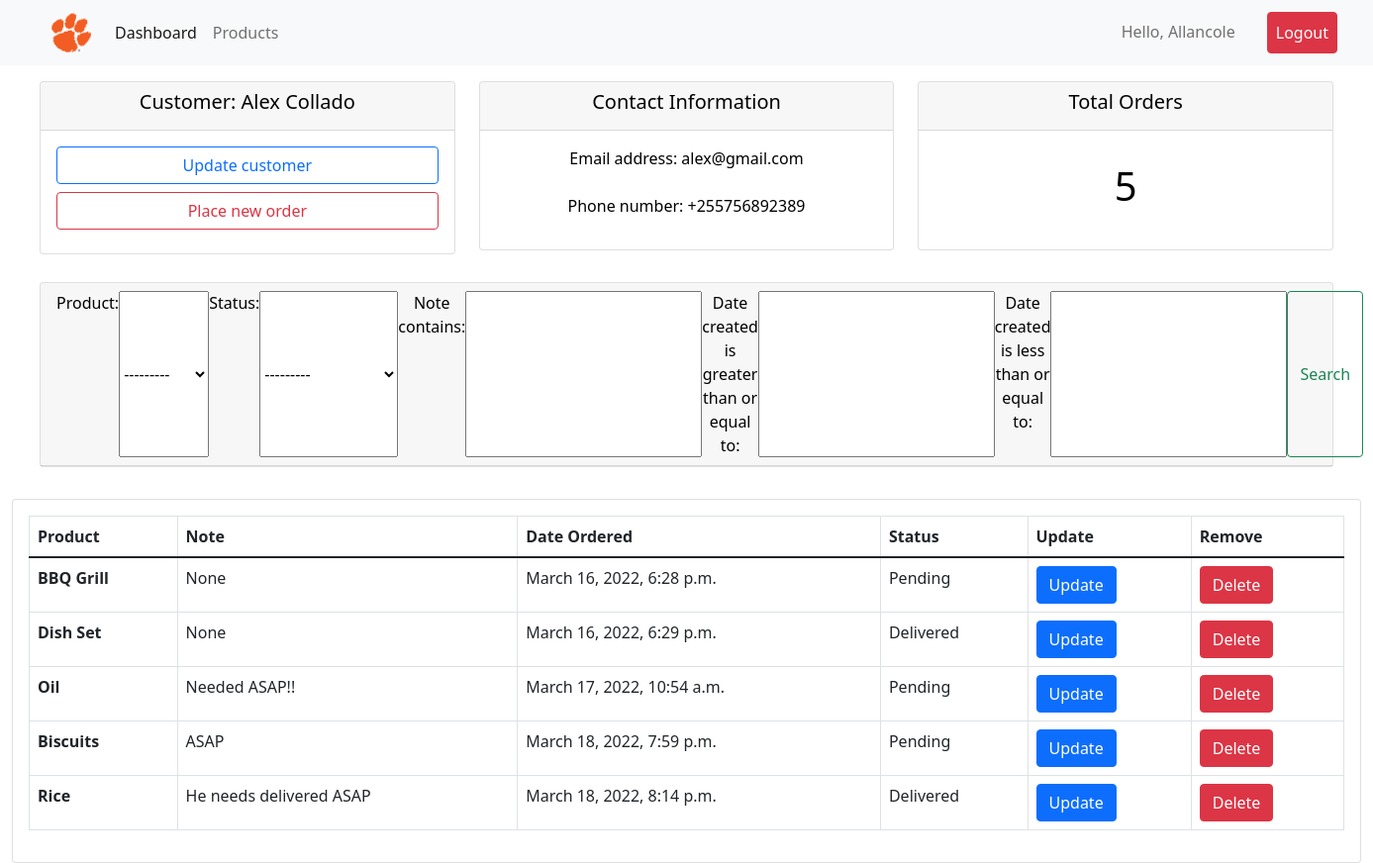
The app's page /customer/2/ (signed in), older data.
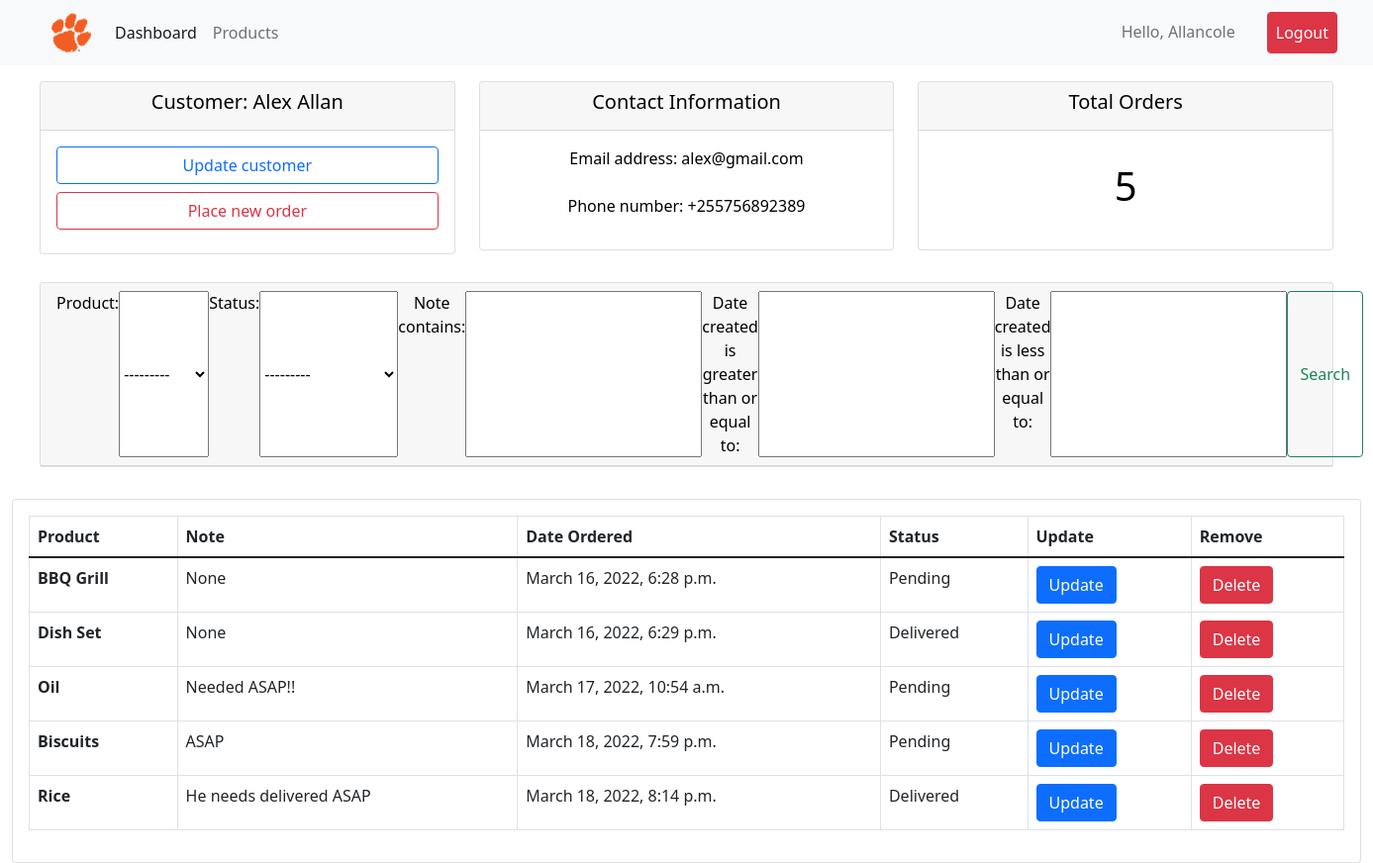
The same page, newer data.
### accounts/models.py (models this page shows, shortened)
class Customer(models.Model):
    user = models.OneToOneField(User, null=True, blank=True, on_delete=models.CASCADE)
    name = models.CharField(max_length=200, null=True)
    phone = models.CharField(max_length=200, null=True)
    email = models.EmailField(max_length=200, unique=True, null=True)
    profile_pic = models.ImageField(default="user-1.png", null=True, blank=True)
    date_created = models.DateTimeField(auto_now_add=True, null=True )

### accounts/decorators.py (the view)
        def wrapper_func(request, *args, **kwargs):
            print(allowed_roles)
            group = None
            if request.user.groups.exists():
                group = request.user.groups.all()[0].name
                print(group)
            if group in allowed_roles:
                return view_func(request, *args, **kwargs)
            else:
                return HttpResponse('Not allowed here..')

### accounts/models.py (called while the page is built)
    def __str__(self):
        return self.name

### accounts/views.py (called while the page is built)
@login_required(login_url='login')
@allowed_users(allowed_roles=['admin'])
def customers(request, pk):
    customers = Customer.objects.get(id=pk)
    customer_orders = customers.order_set.all()
    myFilter = OrderFilter(request.GET, queryset=customer_orders)
    customer_orders = myFilter.qs
    context = {
        'customers': customers,
        'customer_orders': customer_orders,
        'myFilter': myFilter,
        }
    return render(request, 'accounts/customers.html', context)

### accounts/templates/accounts/customers.html
{% extends 'base.html' %}
{% block content %}
<div class="row m-3">
    <div class="col">
        <div class="col-md">
            <div class="card text-center text-black mb-1" id="total-order">
                <div class="card-header">
                    <h5 class="card-title">Customer: {{ customers.name }} </h5>
                </div>
                <div class="card-body">
                    <h3 class="card-title d-grid gap-2">
                        <a class="btn btn-outline-primary btn-block" href="#" role="button">Update customer</a>
                        <a class="btn btn-outline-danger btn-block" href="{% url 'create-order' customers.id %}" role="button">Place new order</a>
                    </h3>
                </div>
            </div>
        </div>
    </div>
    <div class="col">
        <div class="col-md">
            <div class="card text-center text-black mb-3" id="total-order">
                <div class="card-header">
                    <h5 class="card-title">Contact Information</h5>
                </div>
                <div class="card-body d-grid gap-2 text-center">
                        <p>Email address: {{ customers.email }}</p>
                        <p>Phone number: {{ customers.phone }}</p>
                </div>
            </div>
        </div>
    </div>
    <div class="col">
        <div class="col-md">
            <div class="card text-center text-black mb-3" id="total-order">
                <div class="card-header">
                    <h5 class="card-title">Total Orders</h5>
                </div>
                <div class="card-body">
                    <h1 class="card-title p-3">{{customer_orders.count}}</h1>
                </div>
            </div>
        </div>
    </div>
</div>
<div class="row m-3">
    <div class="col">
        <div class="col-md">
            <div class="card text-center text-black mb-3" id="total-order">
                <div class="card-header">
                    <form class="d-flex" method="get">
                        {{myFilter.form}}
                        <button class="btn btn-outline-success" type="submit">Search</button>
                    </form>
                </div>
            </div>
        </div>
    </div>
</div>
<div class="card card-body">
    <table class="table table-bordered">
        <thead>
          <tr>
            <th scope="col">Product</th>
            <th scope="col">Note</th>
            <th scope="col">Date Ordered</th>
            <th scope="col">Status</th>
            <th scope="col">Update</th>
            <th scope="col">Remove</th>
          </tr>
        </thead>
        <tbody>
        {% for customer_order in customer_orders %}
          <tr>
            <th scope="row">{{customer_order.product}}</th>
            <td>{{ customer_order.note }}</td>
            <td>{{ customer_order.date_created }}</td>
            <td>{{customer_order.status}}</td>
            <td><a class="btn btn-primary" href="#" role="button">Update</a></td>
            <td><a class="btn btn-danger" href="#" role="button">Delete</a></td>
          </tr>
        {% endfor %}
        </tbody>
      </table>
</div>
{% endblock content %}

Row changes from the older to the newer data that the page shows:
changed Customer "alex@gmail.com": name "Alex Collado" → "Alex Allan"
